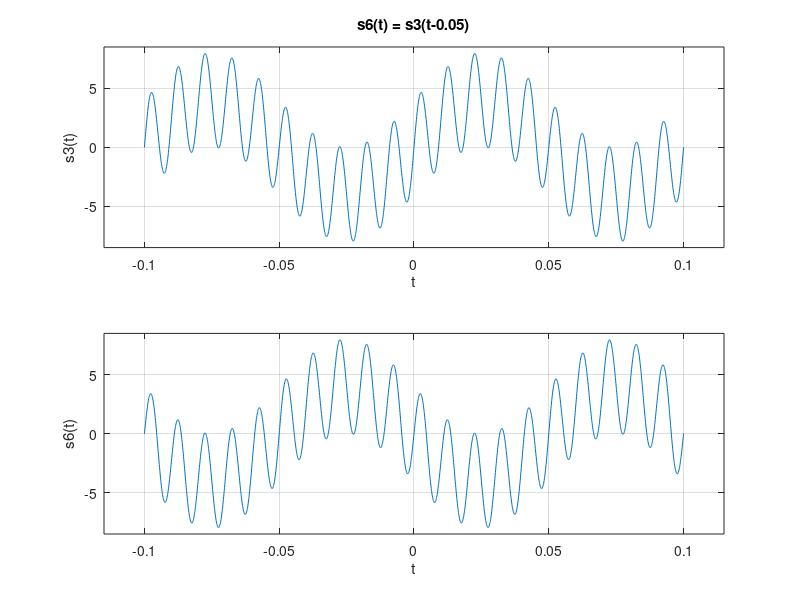

Write the MATLAB code that produced this figure.
A = 4;
f = 10;
t = -0.1:0.0001:0.10001;
s1 = A * sin(2*pi*f*t);

plot(t, s1);
title("Sinusoid Signal with frequency 10 Hz and Magnitude 4 units");
xlabel("t");
ylabel("s1(t)");
grid();
xlim([-0.115, 0.115]);
ylim([-4.5, 4.5]);

A = 4;
f = 100;
t = -0.1:0.0001:0.10001;
s2 = A * sin(2*pi*f*t);

plot(t, s2);
title("Sinusoid Signal with frequency 100 Hz and Magnitude 4 units");
xlabel("t");
ylabel("s2(t)");
grid();
xlim([-0.115, 0.115]);
ylim([-4.5, 4.5]);

s3 = s1 + s2;
plot(t, s3);
title("s3(t) = s1(t) + s2(t)");
xlabel("t");
ylabel("s3(t)");
grid();
xlim([-0.115, 0.115]);
ylim([-8.5, 8.5]);

s4 = s1 - s2;
plot(t, s4);
title("s4(t) = s1(t) - s2(t)");
xlabel("t");
ylabel("s4(t)");
grid();
xlim([-0.115, 0.115]);
ylim([-8.5, 8.5]);

s5 = s1 .* s2;
plot(t, s5);
title("s5(t) = s1(t) s2(t)");
xlabel("t");
ylabel("s5(t)");
grid();
xlim([-0.115, 0.115]);
ylim([-16, 16]);

subplot(2, 1, 1);

plot(t, s3);
title("s6(t) = s3(t-0.05)");
xlabel("t");
ylabel("s3(t)");
grid();
xlim([-0.115, 0.115]);
ylim([-8.5, 8.5]);

t = -0.1:0.0001:0.10001;
s1 = 4 * sin(2*pi*10 * (t-0.05));
s2 = 4 * sin(2*pi*100 * (t-0.05));
s6 = s1 + s2;

subplot(2, 1, 2);
plot(t, s6);
xlabel("t");
ylabel("s6(t)");
grid();
xlim([-0.115, 0.115]);
ylim([-8.5, 8.5]);